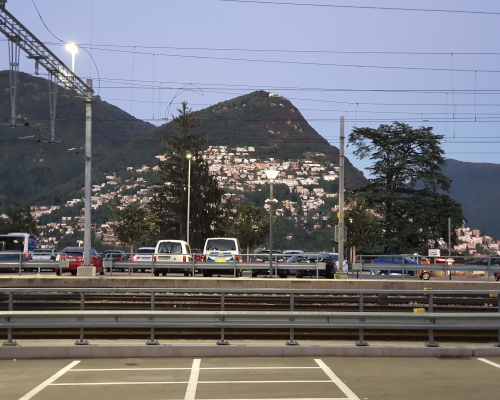
#> input picture prog-02/test-images/Lugano.png, 500 x 400 px
$ python -i prog_02_a2.py   (imports and definitions only)
#> lines starting #> are read from the running program, lines starting #| are printed output that depends on the picture
#> further down, picture is the input picture: shape (400, 500, 3); mean B, G, R 120, 114.9, 115.4
import numpy as np
import matplotlib.pyplot as plt


def svd(A, variant="standard", t=None):
    if variant == "standard":
        u, s, v = np.linalg.svd(A)
        return u, np.diag(s), v.T

    if variant == "truncated":
        t = round(t)
        if t < 0 or t > min(A.shape[0], A.shape[1]):
            raise Exception(
                f"t={t} has to be positive integer less or equal min(m,n)={A.shape[0], A.shape[1]} for truncated"
            )
        u, s, v = np.linalg.svd(A)
        v = v.T
        s = np.diag(s)

        u = __my_resize(u, u.shape[0], t)
        s = __my_resize(s, t, t)
        v = __my_resize(v, v.shape[0], t)

        return u, np.diag(s), v

    if variant == "thin":
        return svd(A, variant="truncated", t=min(A.shape[0], A.shape[1]))

    if variant == "compact":
        r = len([x for x in np.linalg.eigvals(A.T @ A) if x >= 0])
        return svd(A, variant="truncated", t=r)

    raise Exception("no valid variant")


class compressed_img:
    coloranzahl = 2
    u = v = np.empty((1, 1, coloranzahl))
    s = np.empty((1, coloranzahl))

    def __init__(self, I, factor=1.0):
#> called with factor = 1
        nh = np.shape(I)[0]
#> nh = 400
        nw = np.shape(I)[1]
#> nw = 500
        type(self).coloranzahl = nc = np.shape(I)[2]
#> nc = 3
        t = (factor * nh * nw * nc) / (nc * (nh + 1 + nw))
#> t = 222

        self.compress_svd(I, t)

    def compress_svd(self, I, t):
#> called with t = 222
        for i in range(0, self.coloranzahl):
            ui, si, vi = svd(I[:, :, i], variant="truncated", t=t)

            type(self).u = np.resize(
                type(self).u, (ui.shape[0], ui.shape[1], self.coloranzahl)
            )
            type(self).s = np.resize(type(self).s, (si.shape[0], self.coloranzahl))
            type(self).v = np.resize(
                type(self).v, (vi.shape[0], vi.shape[1], self.coloranzahl)
            )

            type(self).u[:, :, i] = ui
            type(self).v[:, :, i] = vi
            type(self).s[:, i] = si
#> this loop made 1 pass
#> pass 1, in svd, `u, s, v = np.linalg.svd(A)`:
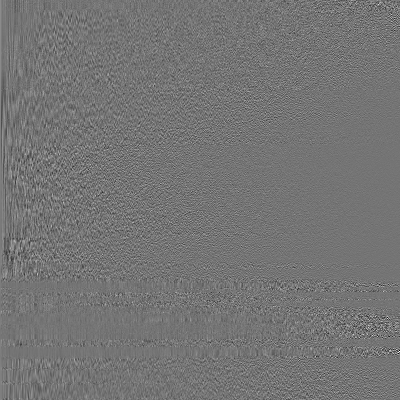
#> u: shape (400, 400) float64; min -0.426, max 0.503, mean 0.000198; drawn with min black and max white
#> pass 1, in svd, `u, s, v = np.linalg.svd(A)`:
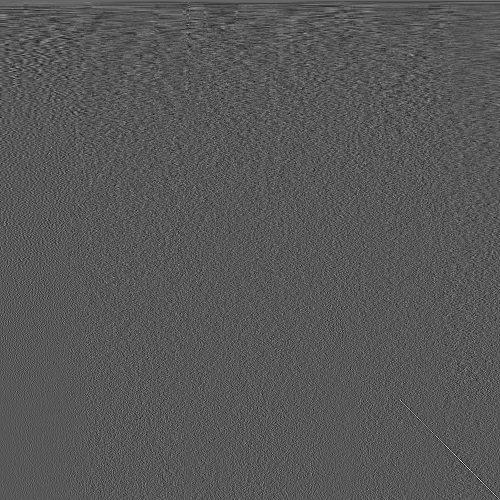
#> v: shape (500, 500) float64; min -0.259, max 0.492, mean 0.000101; drawn with min black and max white
#> pass 1, in svd, `v = v.T`:
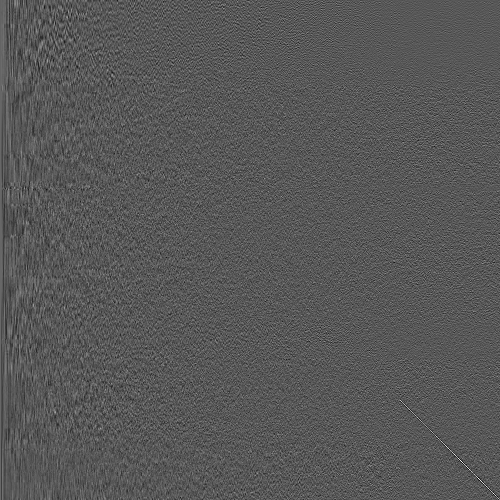
#> v: shape (500, 500) float64; min -0.259, max 0.492, mean 0.000101; drawn with min black and max white

    # [11 lines left out: function __call__, not called in this run]


def __my_resize(A, n, m):
    A = np.array(A, order="F")
#> (the run stopped early here; a loop or call above may not have finished)

$ run again, on prog-02/test-images/cat-1.png
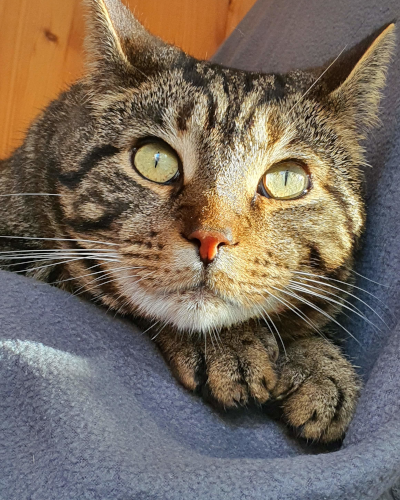
#> input picture prog-02/test-images/cat-1.png, 400 x 500 px
#> picture is the input picture: shape (500, 400, 3); mean B, G, R 93.7, 107, 120
#> the loop in compress_svd, `for i in range(0, self.coloranzahl):` made 1 pass
#> pass 1, in svd, `u, s, v = np.linalg.svd(A)`:
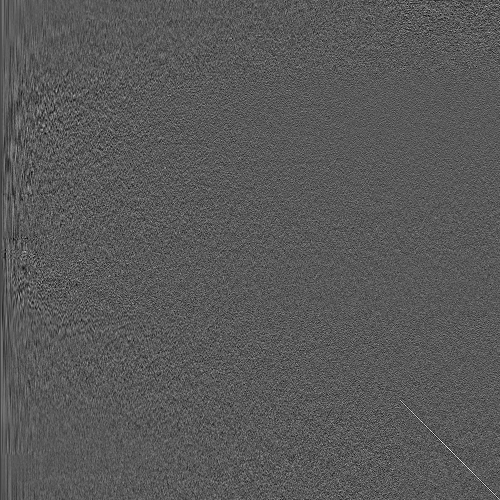
#> u: shape (500, 500) float64; min -0.231, max 0.428, mean -9.11e-05; drawn with min black and max white
#> pass 1, in svd, `v = v.T`:
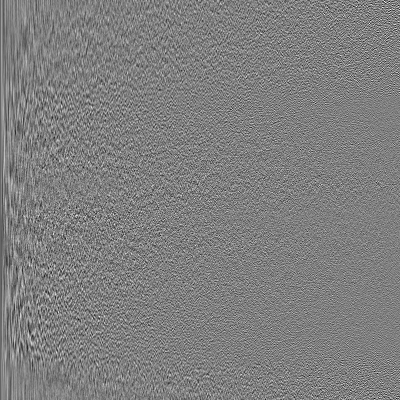
#> v: shape (400, 400) float64; min -0.268, max 0.268, mean -0.000124; drawn with min black and max white

$ run again, on prog-02/test-images/cat-2.png
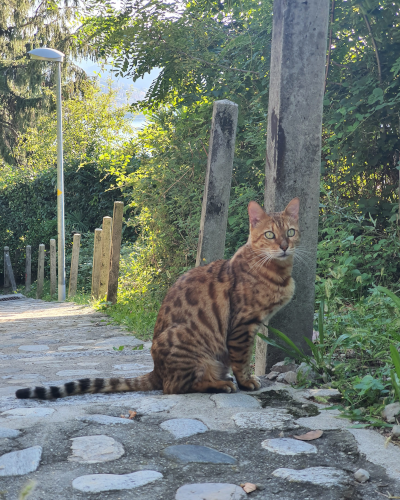
#> input picture prog-02/test-images/cat-2.png, 400 x 500 px
#> picture is the input picture: shape (500, 400, 3); mean B, G, R 113.4, 122.4, 112.5
#> the loop in compress_svd, `for i in range(0, self.coloranzahl):` made 1 pass
#> pass 1, in svd, `u, s, v = np.linalg.svd(A)`:
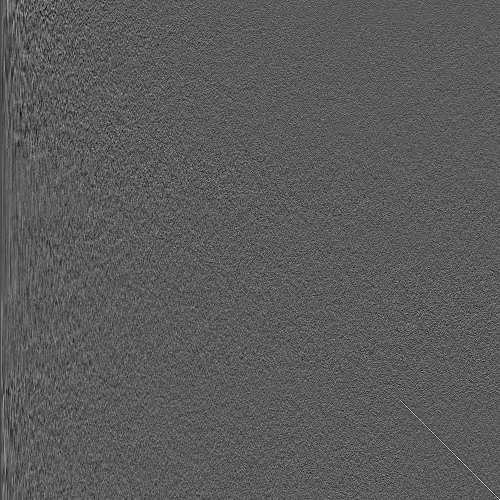
#> u: shape (500, 500) float64; min -0.232, max 0.413, mean -0.000101; drawn with min black and max white
#> pass 1, in svd, `v = v.T`:
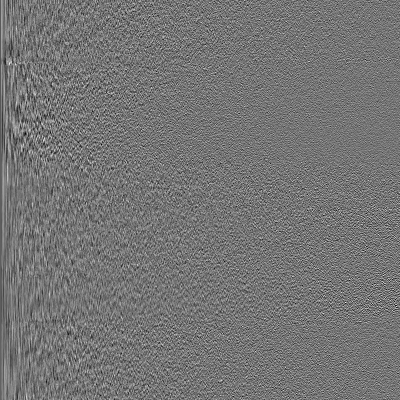
#> v: shape (400, 400) float64; min -0.245, max 0.287, mean -0.000119; drawn with min black and max white
